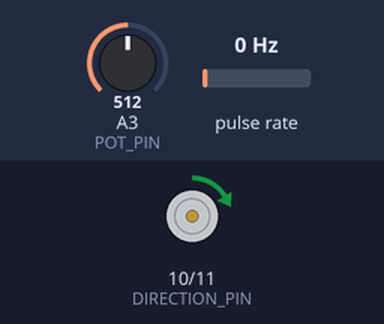
Simulated run of this sketch. Board: Arduino Uno, built with avr-gcc and run on an emulated ATmega328P. Parts: direction and speed pins drawn as motors (green arrow = direction pin HIGH = forward, orange = LOW = backward, longer = more drive). Wiring (inferred from the names in the program): pulse sensor: data pin 2. The inputs (shaded band) are chosen by the test bench; at power-on: pulse rate 0 Hz, A3 (POT_PIN) = 512. What the sketch prints to the serial monitor is not drawn.

Above: at 1.2 s.
1.3 s: pulse rate (sensor on pin 2) set to 120 Hz
4.3 s: pulse rate (sensor on pin 2) set to 125 Hz
At 4.5 s:
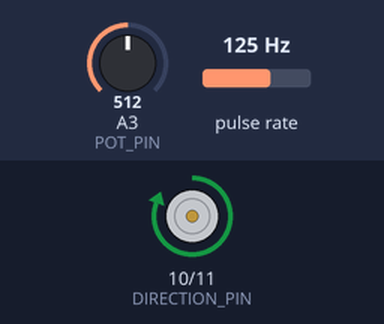
6.1 s: A3 (POT_PIN) set to 306
At 8.4 s:
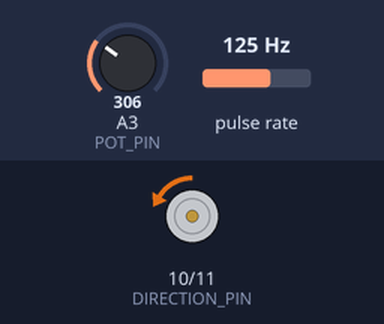
9.1 s: A3 (POT_PIN) set to 122
At 10.14 s:
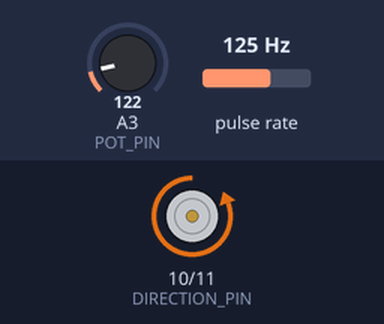
11.4 s: A3 (POT_PIN) set to 716
Timing chart, 0 to 14.4 s (numbered marks = the images above; inputs shaded):
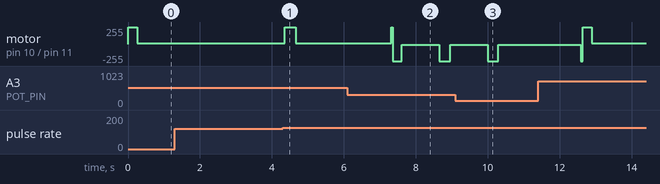

The sketch:

encoderpulsetest.ino
```cpp
//This is the final interation of Code - Jaden E. Dunning


// --- Pin definitions ---
#define DIRECTION_PIN 10
#define PWM_PIN       11
#define ENCODER_PIN    2    // Must be interrupt-capable
#define POT_PIN       A3    // Pot wiper between 3.3 V and GND

// --- Calibration (θ in degrees as function of V) ---
const float cal_a = 43.56754;
const float cal_b = 55.93129;
const float cal_c = -72.45525;

// --- Encoder/Paddle geometry ---
const int   PULSES_PER_PADDLE_REV = 2160;           // 6 pulses/motor-rev × 45:1 gearbox × 8:1 belt
const float PULSES_PER_DEGREE      = PULSES_PER_PADDLE_REV / 360.0;  // ≈6.0 pulses/deg

// --- Motor control speeds ---
const int HOLD_PWM   = 255;   // brake (stationary)
const int MOVE_PWM   = 10;    // gentle return speed

// --- Deadband around zero ---
const float deadbandAngle = 2.0;  // ±2° neutral zone

// --- State ---
volatile long encoderPulses = 0;
bool          returning    = false;  // are we in the “return” phase?
float         targetPulses = 0;      // pulses needed to return into deadband

// encoder ISR
void encoderISR() {
  encoderPulses++;
}

void setup() {
  Serial.begin(115200);
  pinMode(DIRECTION_PIN, OUTPUT);
  pinMode(PWM_PIN, OUTPUT);
  pinMode(ENCODER_PIN, INPUT);
  attachInterrupt(digitalPinToInterrupt(ENCODER_PIN), encoderISR, RISING);

  // initially brake (hold center)
  digitalWrite(DIRECTION_PIN, HIGH);
  analogWrite(PWM_PIN, HOLD_PWM);
}

void loop() {
  // 1) Hold when idle


  if (!returning) {
    digitalWrite(DIRECTION_PIN, HIGH);
    analogWrite(PWM_PIN, HOLD_PWM);
  }

  // 2) Read pot & compute angle
  int raw     = analogRead(POT_PIN);
  float volt  = (raw / 1023.0) * 3.3;
  float angle = cal_a
              + cal_b * volt
              + cal_c * volt * volt;

  // 3) If moved outside deadband and not already returning → start return
  if (!returning && fabs(angle) > deadbandAngle) {
    // how far past the deadband?
    float excessDeg = fabs(angle) - deadbandAngle;
    // convert to pulses

    targetPulses = excessDeg * PULSES_PER_DEGREE;
    encoderPulses = 0;
    returning = true;

    // pick direction: angle>0 → push back → dir=LOW ; angle<0 → pull back → dir=HIGH
    if (angle > 0)      digitalWrite(DIRECTION_PIN, LOW);
    else /* angle<0 */  digitalWrite(DIRECTION_PIN, HIGH);
    delay(250);
    analogWrite(PWM_PIN, MOVE_PWM);
    // skip the rest so we don't re-brake this cycle
    return;
  }

  // 4) If we’re returning and have reached our pulse target → brake and finish
  if (returning && encoderPulses >= targetPulses) {
    analogWrite(PWM_PIN, HOLD_PWM);
    returning = false;
    Serial.println("↺ Returned into deadband.");
  }

  // 5) Debug output
  Serial.print("V=");    Serial.print(volt,3);
  Serial.print("  θ=");  Serial.print(angle,1);
  Serial.print("°  pulses="); Serial.print(encoderPulses);
  Serial.print("/");     Serial.print(targetPulses,1);
  Serial.print("  DB=±");Serial.print(deadbandAngle,1);
  Serial.println("°");

  delay(50);
}
```

Measured:
- the behaviour switches between 123 and 124 Hz on pulse rate (sensor on pin 2) (found by bisection; images 0 and 1)
- after the input at 1.3 s, every drawn part: stays the same
